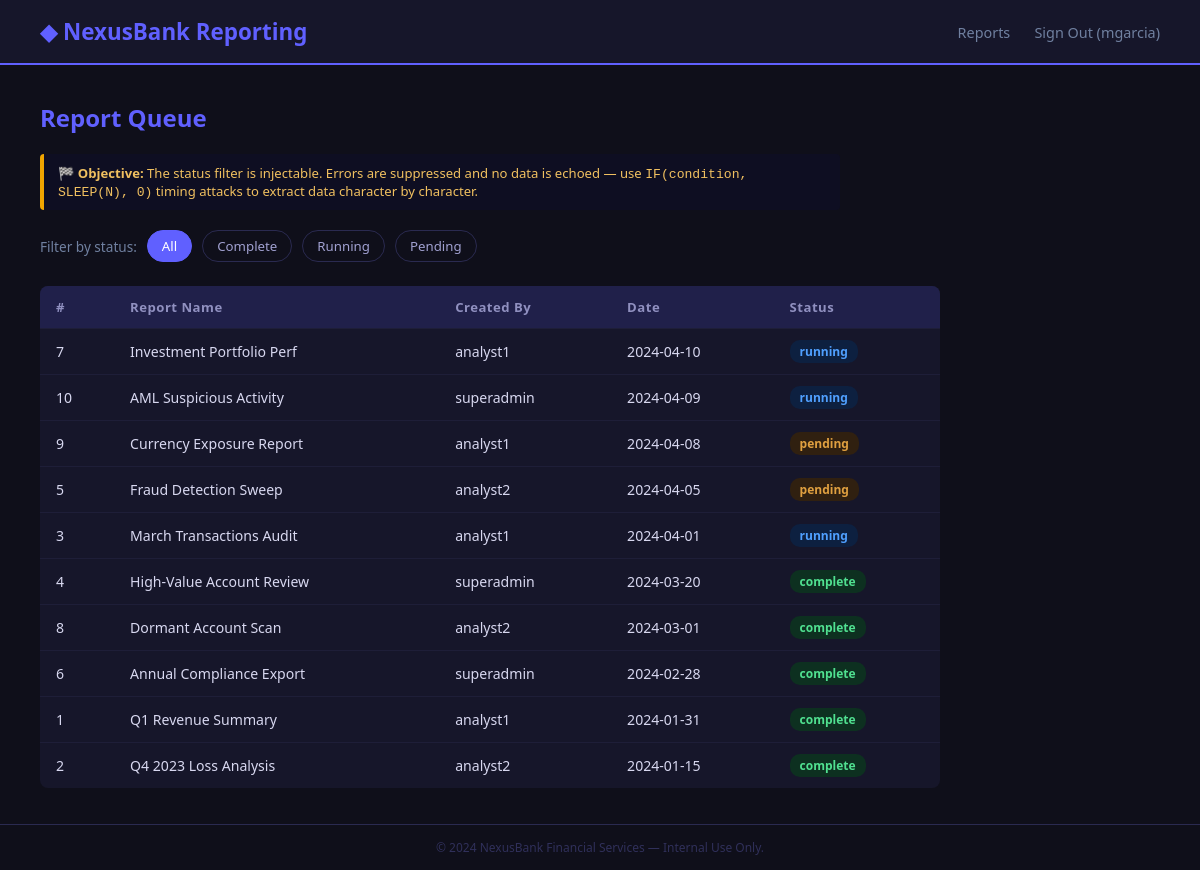
Screenshot of /app2/src/reports.php (signed in) with the database file from the repository.
### tables this page shows
CREATE TABLE reports (
  id          INT AUTO_INCREMENT PRIMARY KEY,
  report_name VARCHAR(100) NOT NULL,
  created_by  VARCHAR(80)  NOT NULL,
  created_at  DATETIME     NOT NULL DEFAULT CURRENT_TIMESTAMP,
  status      VARCHAR(20)  NOT NULL DEFAULT 'pending',
  parameters  TEXT
);

### app2/src/reports.php (the view, shortened to what this page needs)
<?php
require 'config.php';
$statusFilter = $_GET['status'] ?? 'all';
$rows = [];
try {
    if ($statusFilter === 'all') {
        $stmt = $pdo->query("SELECT id, report_name, created_by, DATE(created_at) AS date, status FROM reports ORDER BY created_at DESC");
    } else {
        $sql  = "SELECT id, report_name, created_by, DATE(created_at) AS date, status FROM reports WHERE status = '$statusFilter' ORDER BY created_at DESC";
        $stmt = $pdo->query($sql);
    }
    $rows = $stmt->fetchAll(PDO::FETCH_ASSOC);
} catch (PDOException $e) {
    $rows = [];
}
?>
<!DOCTYPE html>
<html lang="en">
<head>
</head>
<body>
<header>
  <div class="logo">&#9670; NexusBank Reporting</div>
  <nav>
    <a href="reports.php">Reports</a>
    <a href="logout.php">Sign Out (<?= htmlspecialchars($_SESSION['username']) ?>)</a>
  </nav>
</header>
<div class="main">
  <h2>Report Queue</h2>
  <div class="objective">&#127937; <strong>Objective:</strong> The status filter is injectable. Errors are suppressed and no data is echoed — use <code>IF(condition, SLEEP(N), 0)</code> timing attacks to extract data character by character.</div>
  <div class="filters">
    <span>Filter by status:</span>
    <a href="reports.php?status=all"      class="<?= $statusFilter==='all'     ?'active':'' ?>">All</a>
    <a href="reports.php?status=complete" class="<?= $statusFilter==='complete'?'active':'' ?>">Complete</a>
    <a href="reports.php?status=running"  class="<?= $statusFilter==='running' ?'active':'' ?>">Running</a>
    <a href="reports.php?status=pending"  class="<?= $statusFilter==='pending' ?'active':'' ?>">Pending</a>
  </div>
  <table>
    <thead>
      <tr><th>#</th><th>Report Name</th><th>Created By</th><th>Date</th><th>Status</th></tr>
    </thead>
    <tbody>
    <?php foreach ($rows as $r): ?>
      <tr>
        <td><?= (int)$r['id'] ?></td>
        <td><?= htmlspecialchars($r['report_name']) ?></td>
        <td><?= htmlspecialchars($r['created_by']) ?></td>
        <td><?= htmlspecialchars($r['date']) ?></td>
        <td><span class="badge <?= htmlspecialchars($r['status']) ?>"><?= htmlspecialchars($r['status']) ?></span></td>
      </tr>
    <?php endforeach; ?>
    </tbody>
  </table>
</div>
<footer>&copy; 2024 NexusBank Financial Services — Internal Use Only.</footer>
</body>
</html>

### app2/src/reports.php (style rules this page uses)
* { box-sizing:border-box;margin:0;padding:0 }
body { font-family:'Segoe UI',Arial,sans-serif;background:#0f0f1a;color:#d8d8f0;min-height:100vh;display:flex;flex-direction:column }
header { background:#16162a;padding:16px 40px;display:flex;align-items:center;justify-content:space-between;border-bottom:2px solid #6060ff }
.logo { font-size:1.4rem;font-weight:700;color:#6060ff }
nav a { color:#7080a0;text-decoration:none;margin-left:20px;font-size:0.9rem }
.main { flex:1;padding:36px 40px }
h2 { color:#6060ff;margin-bottom:20px }
.objective { background:#0e0e22;border-left:4px solid #f0a500;padding:10px 14px;margin-bottom:20px;font-size:0.82rem;color:#f0c060;border-radius:4px;max-width:800px }
.filters { display:flex;gap:10px;margin-bottom:24px;flex-wrap:wrap;align-items:center }
.filters span { font-size:0.85rem;color:#7080a0 }
.filters a { padding:6px 14px;border:1px solid #2a2a50;border-radius:20px;text-decoration:none;color:#a0a0d0;font-size:0.83rem }
.filters a.active,.filters a:hover { background:#6060ff;color:#fff;border-color:#6060ff }
table { width:100%;border-collapse:collapse;background:#16162a;border-radius:8px;overflow:hidden;max-width:900px }
th { background:#20204a;padding:12px 16px;text-align:left;font-size:0.82rem;color:#9090c0;letter-spacing:.5px }
td { padding:11px 16px;font-size:0.88rem;border-top:1px solid #1e1e38 }
.badge { display:inline-block;padding:3px 10px;border-radius:10px;font-size:0.75rem;font-weight:600 }
.badge.complete { background:#0d3020;color:#50e090 }
.badge.running { background:#0d2040;color:#50a0ff }
.badge.pending { background:#302010;color:#e0a040 }
footer { text-align:center;padding:14px;font-size:0.75rem;color:#30305a;border-top:1px solid #2a2a50 }

### rows the page displays
reports: id "7", report_name "Investment Portfolio Perf", created_by "analyst1", date "2024-04-10", status "running"
reports: id "10", report_name "AML Suspicious Activity", created_by "superadmin", date "2024-04-09", status "running"
reports: id "9", report_name "Currency Exposure Report", created_by "analyst1", date "2024-04-08", status "pending"
reports: id "5", report_name "Fraud Detection Sweep", created_by "analyst2", date "2024-04-05", status "pending"
reports: id "3", report_name "March Transactions Audit", created_by "analyst1", date "2024-04-01", status "running"
reports: id "4", report_name "High-Value Account Review", created_by "superadmin", date "2024-03-20", status "complete"
reports: id "8", report_name "Dormant Account Scan", created_by "analyst2", date "2024-03-01", status "complete"
reports: id "6", report_name "Annual Compliance Export", created_by "superadmin", date "2024-02-28", status "complete"
reports: id "1", report_name "Q1 Revenue Summary", created_by "analyst1", date "2024-01-31", status "complete"
reports: id "2", report_name "Q4 2023 Loss Analysis", created_by "analyst2", date "2024-01-15", status "complete"

### other values shown
$_SESSION['username'] "mgarcia"
